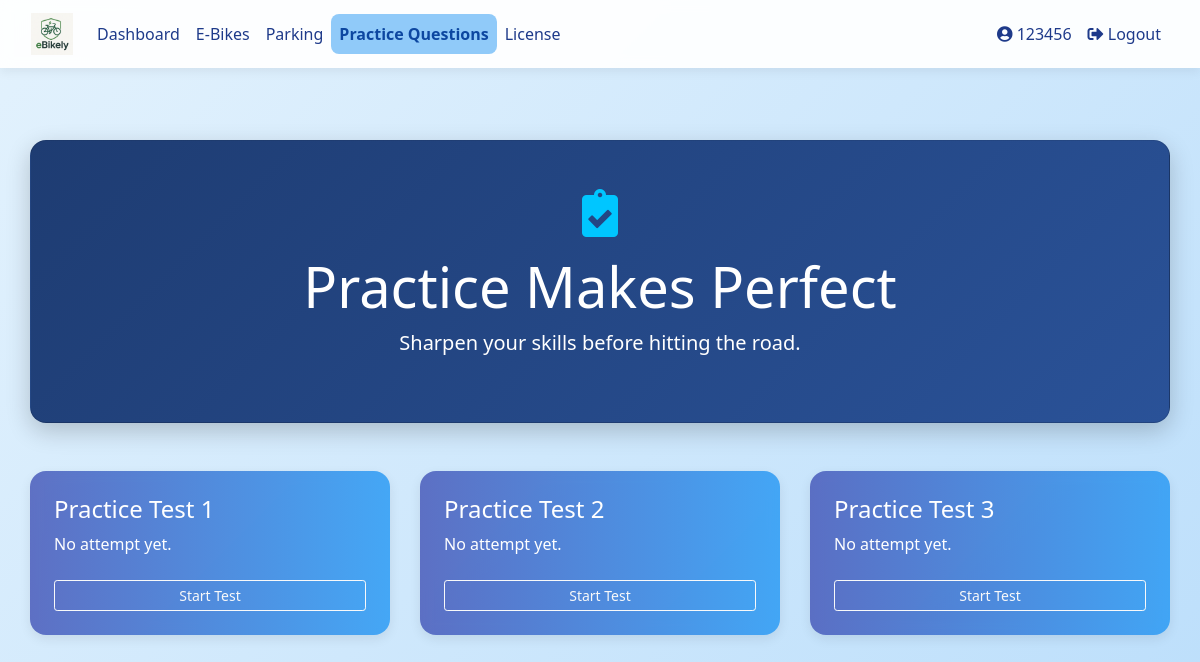
Before: /practice (signed in) with the older database file.
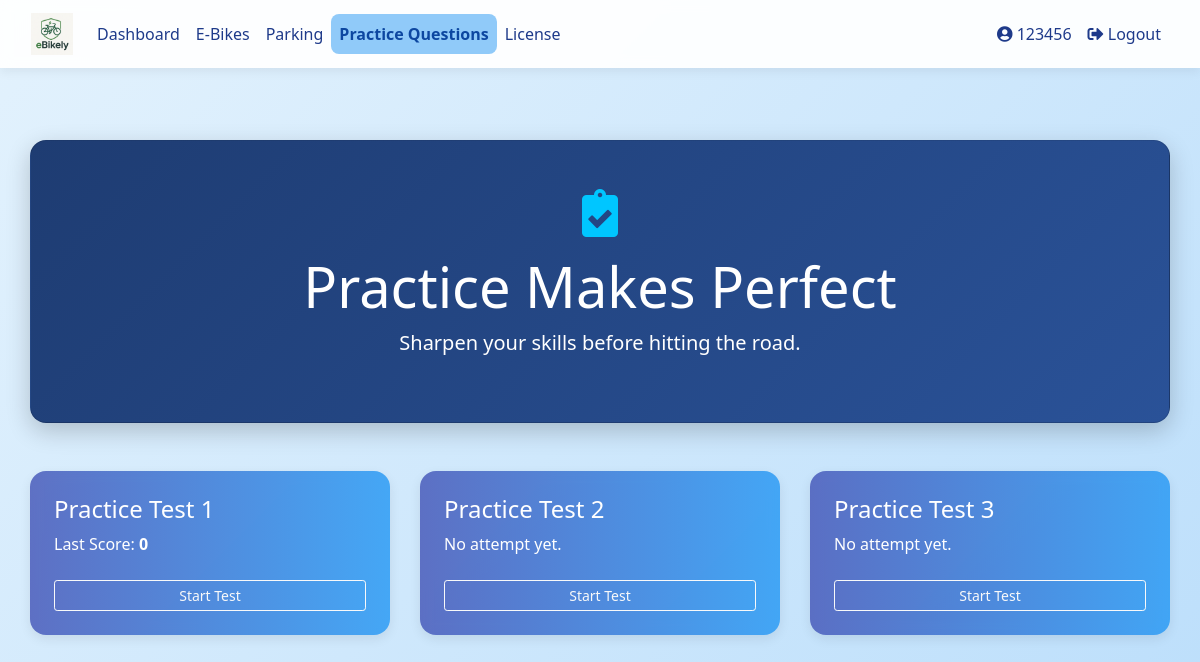
After: the same page with the newer database file.
### database_setup.py (models this page shows)
class User(Base, UserMixin):
    __tablename__ = 'users'
    id = Column(Integer, primary_key=True)
    username = Column(String(150), unique=True, nullable=False)
    email = Column(String(150), nullable=True)
    password = Column(String(150), nullable=False)
    ebikes = relationship('EBike', back_populates='owner', cascade="all, delete-orphan")
    practice_tests = relationship('PracticeTest', back_populates='user', cascade="all, delete-orphan")
    real_tests = relationship('RealTest', back_populates='user', cascade="all, delete-orphan")
    practice_attempts = relationship("PracticeAttempt", back_populates="user", cascade="all, delete-orphan")
    parking_spot = relationship("ParkingSpot", back_populates="reserved_user", uselist=False)
    reservations = relationship("ParkingReservation", back_populates="user")
    incident_reports = relationship('IncidentReport', back_populates='user')
    has_license = Column(Boolean, default=False)
    role = Column(String(10))  # 'student' or 'teacher'
    department = Column(String(150))  # for teachers
    year = Column(Integer)  # for students
    house = Column(String(50))  # for students

class PracticeTest(Base):
    __tablename__ = 'practice_tests'
    id = Column(Integer, primary_key=True)
    name = Column(String(100), nullable=False)
    user_id = Column(Integer, ForeignKey('users.id'))  # <-- This line fixes the problem
    user = relationship('User', back_populates='practice_tests')  # <-- Define this side of the relationship
    questions = relationship('PracticeQuestion', back_populates='test', cascade="all, delete-orphan")

class PracticeAttempt(Base):
    __tablename__ = 'practice_attempts'
    id = Column(Integer, primary_key=True)
    user_id = Column(Integer, ForeignKey('users.id'), nullable=False)
    test_id = Column(Integer, ForeignKey('practice_tests.id'), nullable=False)
    score = Column(Integer, nullable=False)
    attempt_date = Column(DateTime, default=datetime.utcnow)
    user = relationship('User', back_populates='practice_attempts')

### app.py (the view)
@app.route('/practice', methods=['GET'])
@login_required
def practice_selection():
    session = SessionLocal()
    user = session.query(User).filter_by(id=current_user.id).first()
    tests = session.query(PracticeTest).all()
    attempts = {attempt.test_id: attempt for attempt in user.practice_attempts}
    session.close()
    return render_template('practice_selection.html', tests=tests, attempts=attempts)

### app.py (called while the page is built)
@login_manager.user_loader
def load_user(user_id):
    session = SessionLocal()
    user = session.query(User).get(int(user_id))
    session.close()
    return user

### templates/practice_selection.html (shortened to what this page needs)
{% extends "base.html" %}
{% block content %}
<div class="container dashboard-container fade-in py-5">
    <div class="hero-section card text-white text-center mb-5 p-5">
        <i class="fas fa-clipboard-check dashboard-icon mb-3"></i>
        <h1 class="display-4">Practice Makes Perfect</h1>
        <p class="lead">Sharpen your skills before hitting the road.</p>
    </div>
    <div class="row justify-content-center slide-up-delay">
        {% for test in tests %}
        <div class="col-md-6 col-lg-4 mb-4">
            <div class="feature-card card text-white p-4 h-100">
                <h4 class="mb-2">{{ test.name }}</h4>
                {% if test.id in attempts %}
                    <p>Last Score: <strong>{{ attempts[test.id].score }}</strong></p>
                {% else %}
                    <p>No attempt yet.</p>
                {% endif %}
                <a href="{{ url_for('practice_quiz', test_id=test.id) }}" class="btn btn-outline-light btn-sm mt-2">Start Test</a>
            </div>
        </div>
        {% endfor %}
    </div>
</div>
<link rel="stylesheet" href="https://cdnjs.cloudflare.com/ajax/libs/font-awesome/5.15.4/css/all.min.css">
{% endblock %}

### templates/base.html (shortened to what this page needs)
<!DOCTYPE html>
<html lang="en">
<head>
  <link rel="stylesheet" href="https://stackpath.bootstrapcdn.com/bootstrap/4.5.2/css/bootstrap.min.css">
  <link rel="stylesheet" href="{{ url_for('static', filename='styles.css') }}">
  <link href="https://cdnjs.cloudflare.com/ajax/libs/font-awesome/5.15.4/css/all.min.css" rel="stylesheet">
</head>
<body>
  <nav class="navbar navbar-expand-lg navbar-light">
    <div class="container-fluid">
      <a class="navbar-brand" href="{{ url_for('dashboard') }}">
        <img src="{{ url_for('static', filename='images/logo.png') }}" alt="E-Bike Manager Logo">
      </a>
      <div class="collapse navbar-collapse justify-content-between" id="navbarNav">
        <ul class="navbar-nav">
          {% if current_user.is_authenticated %}
            <li class="nav-item"><a class="nav-link {% if request.endpoint == 'dashboard' %}active{% endif %}" href="{{ url_for('dashboard') }}">Dashboard</a></li>
            <li class="nav-item"><a class="nav-link {% if request.endpoint == 'ebike_management' %}active{% endif %}" href="{{ url_for('ebike_management') }}">E-Bikes</a></li>
            <li class="nav-item"><a class="nav-link {% if request.endpoint == 'parking_spots' %}active{% endif %}" href="{{ url_for('parking_spots') }}">Parking</a></li>
            <li class="nav-item"><a class="nav-link {% if request.endpoint == 'practice_selection' %}active{% endif %}" href="{{ url_for('practice_selection') }}">Practice Questions</a></li>
            <li class="nav-item"><a class="nav-link" href="{{ url_for('license_page') }}">License</a></li>
          {% endif %}
        </ul>
        <ul class="navbar-nav">
          {% if current_user.is_authenticated %}
            <li class="nav-item"><a class="nav-link {% if request.endpoint == 'user_profile' %}active{% endif %}" href="{{ url_for('user_profile') }}"><i class="fas fa-user-circle"></i> {{ current_user.username }}</a></li>
            <li class="nav-item"><a class="nav-link" href="{{ url_for('logout') }}"><i class="fas fa-sign-out-alt"></i> Logout</a></li>
          {% else %}
            <li class="nav-item"><a class="nav-link" href="{{ url_for('login') }}"><i class="fas fa-sign-in-alt"></i> Login</a></li>
            <li class="nav-item"><a class="nav-link" href="{{ url_for('register') }}"><i class="fas fa-user-plus"></i> Register</a></li>
          {% endif %}
        </ul>
      </div>
    </div>
  </nav>
  <div class="container my-4">
    {% block content %}{% endblock %}
  </div>
</body>
</html>

### static/styles.css (style rules this page uses)
.card { border-radius: 10px; box-shadow: 0 4px 6px rgba(0, 0, 0, 0.1); transition: transform 0.2s; }
.text-white { color: white; }
.hero-section { background: linear-gradient(135deg, #f8f9fa 0%, #e9ecef 100%); padding: 100px 0; }
.feature-card { background: white; border-radius: 10px; box-shadow: 0 4px 6px rgba(0, 0, 0, 0.1); transition: transform 0.3s ease; }

### templates/base.html (style rules this page uses)
body { min-height: 100vh; margin: 0; font-family: 'Segoe UI', sans-serif; background: linear-gradient(135deg, #e3f2fd 0%, #bbdefb 100%); color: #212529; }
.navbar { background-color: #ffffffee; backdrop-filter: blur(6px); box-shadow: 0 4px 10px rgba(0, 0, 0, 0.06); }
.navbar-brand img { height: 42px; }
.nav-link { color: #1e3a8a !important; font-weight: 500; transition: background 0.3s ease; border-radius: 0.5rem; padding: 0.5rem 0.8rem; }
.nav-link.active { background-color: #90caf9; color: #0d47a1 !important; font-weight: bold; }
.container, .container-fluid { max-width: 1200px; }
.card, .auth-card { background: #ffffff; border-radius: 1rem; box-shadow: 0 4px 12px rgba(0, 0, 0, 0.08); transition: transform 0.2s ease; }

### templates/practice_selection.html (style rules this page uses)
.dashboard-container { padding-top: 3rem; padding-bottom: 3rem; }
.hero-section { background: linear-gradient(135deg, #1e3c72 0%, #2a5298 100%); border-radius: 1rem; box-shadow: 0 8px 24px rgba(0, 0, 0, 0.2); }
.feature-card { background: linear-gradient(to right, #3f51b5cc, #2196f3cc); border: none; border-radius: 1rem; backdrop-filter: blur(6px); transition: transform 0.3s ease; }
.dashboard-icon { font-size: 3rem; color: #00c6ff; }
.fade-in { animation: fadeIn 1s ease-in; }
.slide-up-delay { animation: slideUp 0.8s ease-out 0.3s backwards; }

Changed rows visible on the page:
computed for PracticeTest "Practice Test 1": text "No attempt yet." → "Last Score:"
added PracticeAttempt: score "0"
